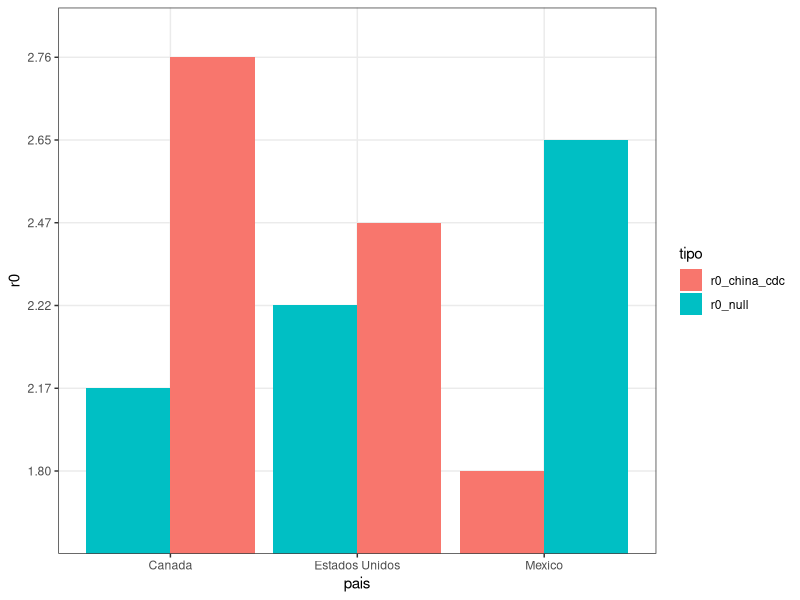

Write the R code that produced this figure.
library(tidyverse)

df <- read_csv("./final_data.csv")

df %>%
  filter(regiao == "America do Norte") %>%
  ggplot(aes(x=pais, y=r0, fill = tipo)) + geom_col(position = position_dodge()) + 
  theme_bw() -> g

g

df$regiao
reigoes <- unique(df$regiao)
colnames(reigoes)
